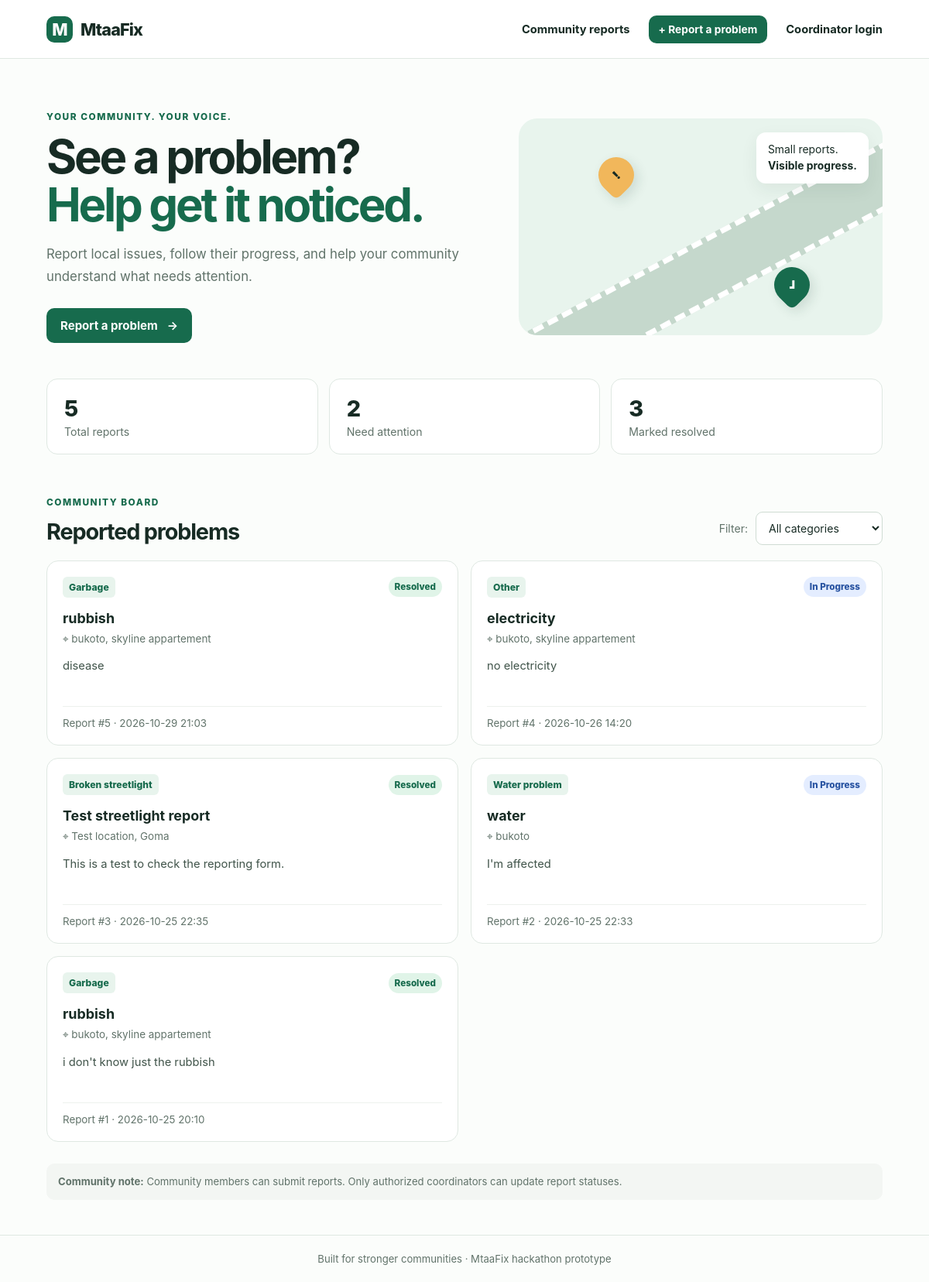
The page / on the database its author committed.
### tables this page shows
CREATE TABLE reports (
                id INTEGER PRIMARY KEY AUTOINCREMENT,
                title TEXT NOT NULL,
                category TEXT NOT NULL,
                location TEXT NOT NULL,
                description TEXT NOT NULL,
                status TEXT NOT NULL DEFAULT 'Reported',
                created_at TEXT NOT NULL
            );

### app.py (the view)
@app.route("/")
def index():
    category = request.args.get("category", "").strip()
    with get_db() as conn:
        if category and category in CATEGORIES:
            reports = conn.execute(
                """
                SELECT * FROM reports
                WHERE category = ?
                ORDER BY id DESC
                """,
                (category,),
            ).fetchall()
        else:
            reports = conn.execute(
                "SELECT * FROM reports ORDER BY id DESC"
            ).fetchall()
        total = conn.execute(
            "SELECT COUNT(*) FROM reports"
        ).fetchone()[0]
        active = conn.execute(
            "SELECT COUNT(*) FROM reports WHERE status != 'Resolved'"
        ).fetchone()[0]
        resolved = conn.execute(
            "SELECT COUNT(*) FROM reports WHERE status = 'Resolved'"
        ).fetchone()[0]
    return render_template(
        "index.html",
        reports=reports,
        categories=CATEGORIES,
        selected_category=category,
        total=total,
        active=active,
        resolved=resolved,
    )

### app.py (called while the page is built)
def get_db():
    conn = sqlite3.connect(DB_PATH)
    conn.row_factory = sqlite3.Row
    conn.execute("PRAGMA foreign_keys = ON")
    return conn

def current_coordinator():
    coordinator_id = session.get("coordinator_id")
    if not coordinator_id:
        return None
    with get_db() as conn:
        return conn.execute(
            "SELECT id, username FROM coordinators WHERE id = ?",
            (coordinator_id,),
        ).fetchone()

@app.context_processor
def inject_coordinator():
    return {"logged_in_coordinator": current_coordinator()}

### templates/index.html (shortened to what this page needs)
{% extends "base.html" %}
{% block content %}
<section class="hero">
  <div>
    <p class="eyebrow">YOUR COMMUNITY. YOUR VOICE.</p>
    <h1>See a problem?<br><span>Help get it noticed.</span></h1>
    <p class="hero-copy">Report local issues, follow their progress, and help your community understand what needs attention.</p>
    <a class="button" href="{{ url_for('report') }}">Report a problem <span aria-hidden="true">→</span></a>
  </div>
  <div class="hero-art" aria-hidden="true">
    <div class="pin pin-one">!</div>
    <div class="pin pin-two">✓</div>
    <div class="road"></div>
    <div class="art-label">Small reports.<br><strong>Visible progress.</strong></div>
  </div>
</section>
<section class="stats">
  <div class="stat">
    <span class="stat-number">{{ total }}</span>
    <span class="stat-label">Total reports</span>
  </div>
  <div class="stat">
    <span class="stat-number">{{ active }}</span>
    <span class="stat-label">Need attention</span>
  </div>
  <div class="stat">
    <span class="stat-number">{{ resolved }}</span>
    <span class="stat-label">Marked resolved</span>
  </div>
</section>
<section class="section-heading">
  <div>
    <p class="eyebrow">COMMUNITY BOARD</p>
    <h2>Reported problems</h2>
  </div>
  <form method="get" class="filter">
    <label for="category">Filter:</label>
    <select id="category" name="category" onchange="this.form.submit()">
      <option value="">All categories</option>
    </select>
  </form>
</section>
{% if reports %}
<div class="report-grid">
  {% for item in reports %}
  <article class="report-card">
    <div class="card-top">
      <span class="category">{{ item.category }}</span>
      <span class="status status-{{ item.status|lower|replace(' ', '-') }}">{{ item.status }}</span>
    </div>
    <h3>{{ item.title }}</h3>
    <p class="location">⌖ {{ item.location }}</p>
    <p class="description">{{ item.description }}</p>
    <div class="card-bottom">
      <small>Report #{{ item.id }} · {{ item.created_at }}</small>
    </div>
  </article>
  {% endfor %}
</div>
{% endif %}
<p class="demo-note">
  <strong>Community note:</strong>
  Community members can submit reports. Only authorized coordinators can update report statuses.
</p>
{% endblock %}

### templates/base.html (shortened to what this page needs)
<!doctype html>
<html lang="en">
<head>
  <link rel="stylesheet" href="{{ url_for('static', filename='style.css') }}">
</head>
<body>
  <nav class="nav">
    <a class="brand" href="{{ url_for('index') }}"><span class="brand-mark">M</span> MtaaFix</a>
    <div class="nav-links">
      <a href="{{ url_for('index') }}">Community reports</a>
      <a class="button button-small" href="{{ url_for('report') }}">
        + Report a problem
      </a>
      {% if logged_in_coordinator %}
      <span>Coordinator: {{ logged_in_coordinator.username }}</span>
      <form method="post" action="{{ url_for('logout') }}">
        <input type="hidden" name="csrf_token" value="{{ csrf_token() }}">
        <button class="text-button" type="submit">Log out</button>
      </form>
      {% else %}
      <a href="{{ url_for('login') }}">Coordinator login</a>
      {% endif %}
    </div>
  </nav>
  <main class="container">
    {% block content %}{% endblock %}
  </main>
  <footer>Built for stronger communities · MtaaFix hackathon prototype</footer>
</body>
</html>

### rows shown on the page
reports: category "Garbage", status "Resolved", title "rubbish", location "bukoto, skyline appartement", description "disease", id "5", created_at "2026-10-29 21:03"
reports: category "Other", status "In Progress", title "electricity", location "bukoto, skyline appartement", description "no electricity", id "4", created_at "2026-10-26 14:20"
reports: category "Broken streetlight", status "Resolved", title "Test streetlight report", location "Test location, Goma", description "This is a test to check the reporting form.", id "3", created_at "2026-10-25 22:35"
reports: category "Water problem", status "In Progress", title "water", location "bukoto", description "I'm affected", id "2", created_at "2026-10-25 22:33"
reports: category "Garbage", status "Resolved", title "rubbish", location "bukoto, skyline appartement", description "i don't know just the rubbish", id "1", created_at "2026-10-25 20:10"

### other values the page prints
{{ total }} "5"
{{ active }} "2"
{{ resolved }} "3"
